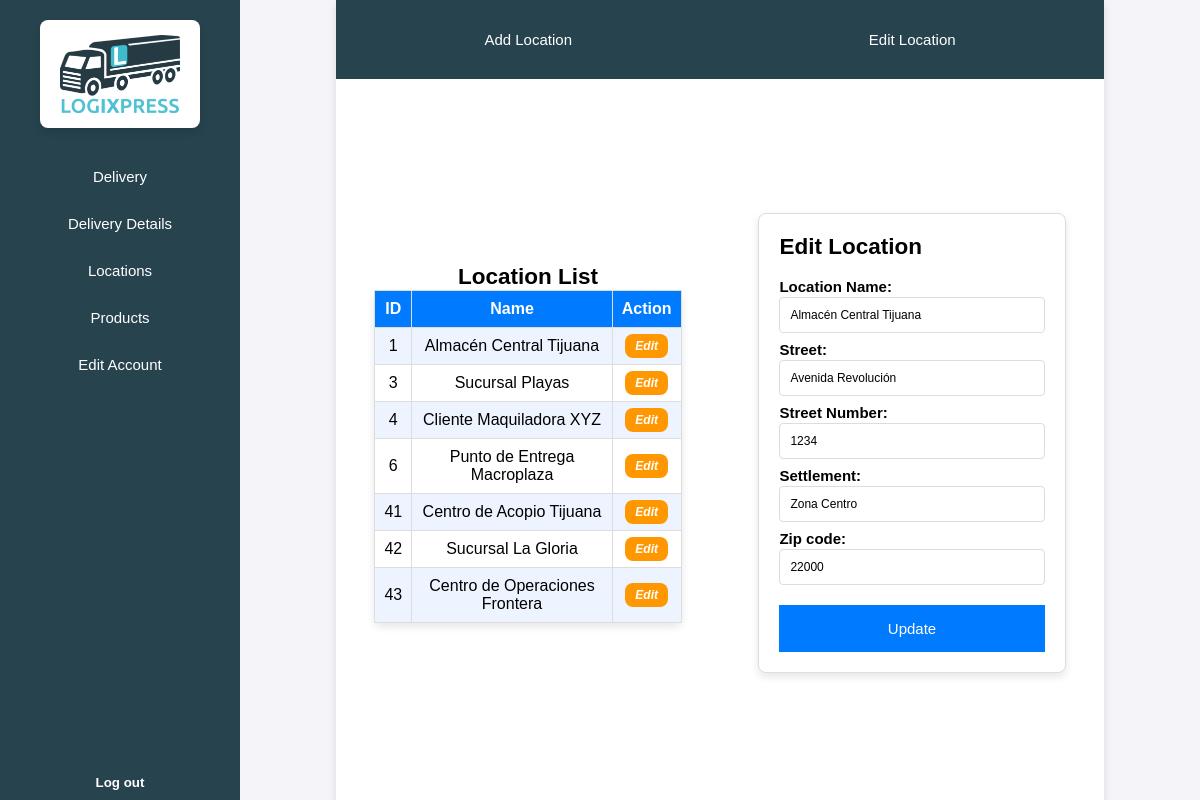
/menuCL.php?section=locations&tool=edit&location=1 (signed in), run on the app's committed database.
### tables this page shows
CREATE TABLE cliente_ubi (
    cliente INT,
    ubicacion INT,
    fechaRegistro DATE,
    PRIMARY KEY (cliente, ubicacion),
    FOREIGN KEY (cliente) REFERENCES cliente(num),
    FOREIGN KEY (ubicacion) REFERENCES ubicacion(num)
);

CREATE TABLE ubicacion (
    num INT AUTO_INCREMENT PRIMARY KEY,
    nombreUbicacion VARCHAR(100),
    nombreCalle VARCHAR(100),
    numCalle VARCHAR(50) NOT NULL,
    colonia VARCHAR(100) NOT NULL,
    codigoPostal VARCHAR(10) NOT NULL
);

### php/locations/vistaUbicaciones.php (the view, shortened to what this page needs)
<?php
function vistaUbicaciones($cliente) {
    global $db;
    $ubicacion = [];
    $queryUbicacion = "SELECT cu.ubicacion, u.nombreUbicacion, cu.fechaRegistro
            FROM ubicacion u
            INNER JOIN cliente_ubi cu ON cu.ubicacion = u.num
            WHERE cu.cliente = $cliente";
    $result = mysqli_query($db, $queryUbicacion);
    while ($row = mysqli_fetch_assoc($result)) {
        $ubicacion[] = $row;
    }
    ?>
    <section class="content-tools">
        <div class="tools">
            <div>
                <a class="tool-text" href="?section=locations&tool=add">Add Location</a>
            </div>
            <div>
                <a class="tool-text" href="?section=locations&tool=edit">Edit Location</a>
            </div>
        </div>
        <div class="information">
            <div class="general-info">
                <h2>Location List</h2>
                <table>
                    <tr>
                        <th>ID</th>
                        <th>Name</th>
                        <?php if (isset($_GET['tool']) && $_GET['tool'] === 'edit'): ?>
                            <th>Action</th>
                        <?php endif; ?>
                    </tr>
                    <?php foreach ($ubicacion as $row): ?>
                        <tr>
                            <td><?= htmlspecialchars($row['ubicacion']) ?></td>
                            <td><?= htmlspecialchars($row['nombreUbicacion']) ?></td>
                            <?php if (isset($_GET['tool']) && $_GET['tool'] === 'edit'): ?>
                                <td><a class="btn-ora" style='font-size:1.2rem;' href="?section=locations&tool=edit&location=<?= $row['ubicacion'] ?>">Edit</a></td>
                            <?php endif; ?>
                        </tr>
                    <?php endforeach; ?>
                </table>
            </div>
            <div class="info-locations">
                <?php if (isset($_GET['tool'])): ?>
                    <?php if ($_GET['tool'] === 'edit' && isset($_GET['location'])): ?>
                        <?php vistaFormularoProductos($_GET['location']); ?>
                    <?php elseif ($_GET['tool'] === 'add'): ?>
                        <?php vistaFormularioAgregarUbicacion(); ?>
                    <?php else: ?>
                        <p style="font-size:2rem;">Select a location to edit or add.</p>
                    <?php endif; ?>
                <?php else: ?>
                    <p style="font-size:2rem;">Select a location to edit or add.</p>
                <?php endif; ?>
            </div>
        </div>
    </section>
    <?php
}
function vistaFormularoProductos($ubicacion_id) {
    global $db;
    $queryUbicacion = "SELECT u.num, u.nombreUbicacion, u.nombreCalle, u.numCalle, u.colonia, u.codigoPostal
        FROM ubicacion u
        INNER JOIN cliente_ubi cu ON cu.ubicacion = u.num
        WHERE cu.ubicacion = '$ubicacion_id'";
    $resultUbicacion = mysqli_query($db, $queryUbicacion);
    $detalle = mysqli_fetch_assoc($resultUbicacion);
    ?>
    <div class="form">
        <h2>Edit Location</h2>
        <form action="" method="POST">
            <div class="form-group">
                <label for="nombreUbicacion">Location Name:</label>
                <input type="text" id="nombreUbicacion" name="nombreUbicacion" value="<?= htmlspecialchars($detalle['nombreUbicacion']) ?>" required>
            </div>
            <div class="form-group">
                <label for="nombreCalle">Street:</label>
                <input type="text" id="nombreCalle" name="nombreCalle" value="<?= htmlspecialchars($detalle['nombreCalle']) ?>" required>
            </div>
            <div class="form-group">
                <label for="numCalle">Street Number:</label>
                <input type="text" id="numCalle" name="numCalle" value="<?= htmlspecialchars($detalle['numCalle']) ?>" required>
            </div>
            <div class="form-group">
                <label for="colonia">Settlement:</label>
                <input type="text" id="colonia" name="colonia" value="<?= htmlspecialchars($detalle['colonia']) ?>" required>
            </div>
            <div class="form-group">
                <label for="codigoPostal">Zip code:</label>
                <input type="text" id="codigoPostal" name="codigoPostal" value="<?= htmlspecialchars($detalle['codigoPostal']) ?>" required>
            </div>
            <button type="submit" name="accion" value="updateLocation" class="btn-guardar">Update</button>
        </form>
    </div>
    <?php
}
    ?>

### css/menuBase.css (style rules this page uses)
html { font-size: 62.5%; height: 100vh; width: 100%; }
* { margin: 0; padding: 0; box-sizing: border-box; font-family: Arial, sans-serif; }
body { display: flex; height: 100vh; background-color: #f4f4f9; font-size: 1.5rem; }

### css/forms.css (style rules this page uses)
.form { width: 80%; display: flex; flex-direction: column; margin: auto; background-color: #ffffff; border: 1px solid #ddd; border-radius: 8px; box-shadow: 0 4px 8px rgba(0, 0, 0, 0.1); padding: 2rem; font-family: Arial, sans-serif; }
.form h2 { padding-bottom: 1rem; }
.form-group { display: flex; flex-direction: column; }
label { padding: 0.8rem 0.0rem 0.2rem 0rem; font-weight: bold; }
input, select { padding: 1rem; font-size: 1.2rem; border: 1px solid #ddd; border-radius: 4px; width: 100%; }
.btn-guardar { text-align: center; width: 100%; background-color: #007bff; color: white; font-size: 1.5rem; padding: 15px; margin-top: 2rem; border: none; }

### css/tables.css (style rules this page uses)
table { width: 80%; border-collapse: collapse; background-color: #ffffff; border: 1px solid #ddd; border-radius: 8px; box-shadow: 0 4px 8px rgba(0, 0, 0, 0.1); }
th, td { padding: 0.9rem; border: 0.01rem solid #ddd; text-align: center; }
th { background-color: #007bff; color: white; }
tr:nth-child(even) { background-color: #eef4ff; }
tr:nth-child(odd) { background-color: #ffffff; }
button { margin: 0; padding: 0; border: none; background: none; }
.btn-ora { color: rgb(255, 255, 255); background-color: #ff9800; padding: 0.5rem 1rem 0.5rem 1rem; text-decoration: none; font-weight: bold; font-style: italic; border-radius: 8px; cursor: pointer; transition: background-color 0.3s ease-in-out; }

### css/menuCL/vistaUbicacion.css (style rules this page uses)
.content-tools { display: flex; flex-direction: column; align-items: center; width: 80%; height: 100%; background-color: #ffffff; box-shadow: 0 4px 8px rgba(0, 0, 0, 0.1); }
.tools { width: 100%; height: 10%; display: flex; justify-content: space-around; align-items: center; background-color: #27434e; margin: 0% 0% 1% 0%; }
.information { width: 100%; height: 90%; display: flex; overflow: auto; padding: 1rem 0rem 1rem 0rem; }
.general-info { width: 50%; justify-content: center; display: flex; flex-direction: column; align-items: center; }
.info-locations { width: 50%; display: flex; flex-direction: column; align-items: center; justify-content: center; }
.tool-text { color: #ffffff; text-decoration: none; }

### data on the page
cliente_ubi: ubicacion "1", ubicacion.nombreUbicacion "Almacén Central Tijuana"
cliente_ubi: ubicacion "3", ubicacion.nombreUbicacion "Sucursal Playas"
cliente_ubi: ubicacion "4", ubicacion.nombreUbicacion "Cliente Maquiladora XYZ"
cliente_ubi: ubicacion "6", ubicacion.nombreUbicacion "Punto de Entrega Macroplaza"
cliente_ubi: ubicacion "41", ubicacion.nombreUbicacion "Centro de Acopio Tijuana"
cliente_ubi: ubicacion "42", ubicacion.nombreUbicacion "Sucursal La Gloria"
cliente_ubi: ubicacion "43", ubicacion.nombreUbicacion "Centro de Operaciones Frontera"
ubicacion: nombreUbicacion "Almacén Central Tijuana", nombreCalle "Avenida Revolución", numCalle "1234", colonia "Zona Centro", codigoPostal "22000"
